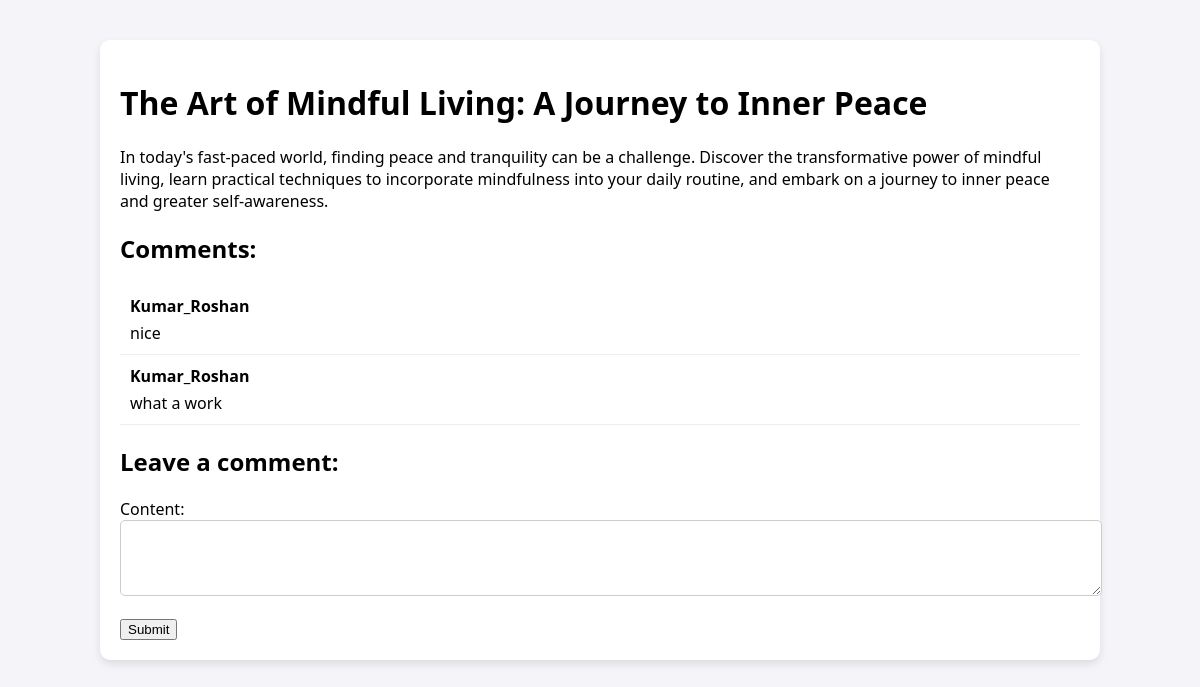
Page /blog/post/4/ (signed in) on the committed database.
### posts/models.py (models this page shows, shortened)
class Post(models.Model):
    title = models.CharField(max_length=100)
    content = models.TextField()
    author = models.ForeignKey(User, on_delete=models.CASCADE)
    date_posted = models.DateTimeField(auto_now_add=True)

class Comment(models.Model):
    post = models.ForeignKey(Post, related_name='comments', on_delete=models.CASCADE)
    author = models.ForeignKey(User, on_delete=models.CASCADE)
    content = models.TextField()
    created_at = models.DateTimeField(auto_now_add=True)

### posts/views.py (the view)
# urls.py: path('post/<int:post_id>/', views.post_detail, name='post_detail'),
@login_required
def post_detail(request, post_id):
    post = get_object_or_404(Post, id=post_id)
    comments = post.comments.all()
    if request.method == 'POST':
        form = CommentForm(request.POST)
        if form.is_valid():
            comment = form.save(commit=False)
            comment.post = post
            comment.author = request.user
            comment.save()
            return redirect('post_detail', post_id=post.id)
    else:
        form = CommentForm()
    return render(request, 'posts/post_detail.html', {
        'post': post,
        'comments': comments,
        'form': form
    })

### posts/forms.py
class CommentForm(forms.ModelForm):
    class Meta:
        model = Comment
        fields = ['content']
        widgets = {
            'content': forms.Textarea(attrs={'rows': 3}),
        }

### posts/templates/posts/post_detail.html (shortened to what this page needs)
<!DOCTYPE html>
<html lang="en">
<head>
</head>
<body>
    <div class="container">
        <h1>{{ post.title }}</h1>
        <p>{{ post.content }}</p>
        <div class="comments">
            <h2>Comments:</h2>
            {% for comment in comments %}
                <div class="comment">
                    <div class="comment-author">{{ comment.author }}</div>
                    <div class="comment-content">{{ comment.content }}</div>
                </div>
            {% empty %}
                <p>No comments yet.</p>
            {% endfor %}
        </div>
        {% if user.is_authenticated %}
            <div class="comment-form">
                <h2>Leave a comment:</h2>
                <form method="post">
                    {{ form.as_p }}
                    <button type="submit">Submit</button>
                </form>
            </div>
        {% else %}
            <p><a href="{% url 'login' %}">Log in</a> to leave a comment.</p>
        {% endif %}
    </div>
</body>
</html>

### posts/templates/posts/post_detail.html (style rules this page uses)
body { font-family: 'Segoe UI', Tahoma, Geneva, Verdana, sans-serif; background-color: #f4f4f9; margin: 0; padding: 0; }
.container { width: 80%; margin: 40px auto; background-color: #ffffff; border-radius: 10px; box-shadow: 0 4px 8px rgba(0, 0, 0, 0.1); padding: 20px; }
.comment-form { margin-top: 20px; }
.comment-form textarea { width: 100%; padding: 10px; border-radius: 5px; border: 1px solid #ccc; font-size: 16px; }
.comments { margin-top: 20px; }
.comment { padding: 10px; border-bottom: 1px solid #eee; }
.comment-author { font-weight: bold; }
.comment-content { margin-top: 5px; }

### rows in the picture
Post: title "The Art of Mindful Living: A Journey to Inner Peace", content "In today's fast-paced world, finding peace and tranquility can be a challenge. Discover the transformative power of mindful living, learn practical techniques to incorporate mindfulness into your daily routine, and embark on a journey to inner peace and greater self-awareness."
Comment: author "Kumar_Roshan", content "nice"
Comment: author "Kumar_Roshan", content "what a work"
